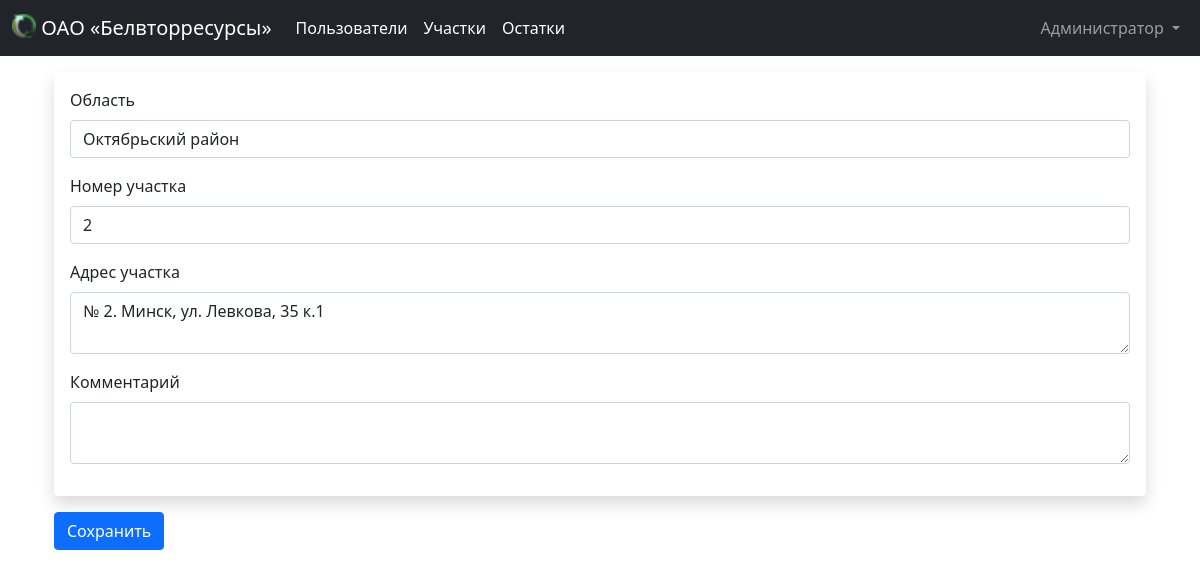
The page /bvr/sectors/update/957/ (signed in) on the database its author committed.
### bvr/models.py (models this page shows, shortened)
class CustomUser(AbstractUser):
    sector = models.OneToOneField(ProcurementSector, on_delete=models.CASCADE, verbose_name="Sector", blank=True,
                                  null=True)
    class Meta:
        verbose_name = 'Пользователь'
        verbose_name_plural = 'Пользователи'
        ordering = ("username",)

class ProcurementSector(models.Model):
    district = models.ForeignKey(District, on_delete=models.CASCADE, verbose_name="District")
    sector_number = models.IntegerField(verbose_name="Sector Number")
    sector_address = models.TextField(verbose_name="Sector address")
    comments = models.TextField(verbose_name="Comments", blank=True, null=True)
    class Meta:
        verbose_name = 'Участок заготовки'
        verbose_name_plural = 'Участки заготовки'
        ordering = ("sector_number",)

### bvr/views.py (the view)
# urls.py: path('sectors/update/<sector_id>/', views.sector_update, name='sector-update-form'),
@login_required
def sector_update(request, sector_id):
    if request.method == 'POST':
        obj = get_object_or_404(ProcurementSector, pk=sector_id)
        form = ProcurementSectorForm(request.POST, instance=obj)
        if form.is_valid():
            form.save()
            back_path = request.session.get('back_path', '/')
            return HttpResponseRedirect(back_path)
        else:
            return render(request, 'bvr/sectors/sector_update_form.html', {'sector_form': form,
                                                                           'obj': obj,
                                                                           })
    else:
        obj = get_object_or_404(ProcurementSector, pk=sector_id)
        form = ProcurementSectorForm(instance=obj)
        return render(request, 'bvr/sectors/sector_update_form.html', {'sector_form': form,
                                                                       'obj': obj})

### bvr/forms.py
class ProcurementSectorForm(ModelForm):
    class Meta:
        model = ProcurementSector
        fields = '__all__'

### bvr/models.py (called while the page is built)
    def __str__(self):
        return self.district_name

### bvr/templates/bvr/sectors/sector_update_form.html (shortened to what this page needs)
{% extends 'base.html' %}
{% load widget_tweaks %}
{% load static %}
{% block content %}
    <div class="container">
        {% if request.user.is_superuser %}
            <form action="{% url 'bvr:sector-update-form' sector_id=obj.id %}" method="post"
                  class="needs-validation"
                  novalidate>{% csrf_token %}
                <div class="container my-3">
                    {% include 'bvr/sectors/common/input_form.html' %}
                    <div>
                        <button type="submit" class="btn btn-primary">Сохранить</button>
                    </div>
                </div>
            </form>
        {% else %}
            У Вас недостаточно прав для
            просмотра этой страницы
        {% endif %}
    </div>
{% endblock %}

### templates/base.html (shortened to what this page needs)
<!doctype html>
{% load static %}
<html lang="ru">
<head>
    <link rel="stylesheet" href="{% static 'bvr/css/bootstrap_5/bootstrap.css' %}">
    <link rel="stylesheet" href="{% static 'bvr/css/select2.css' %}"/>
    <link rel="stylesheet" href="{% static 'bvr/css/fontawesome/fontawesome.css' %}">
    <link rel="stylesheet" href="{% static 'bvr/css/fontawesome/css/all.css' %}">
</head>
<body>
<nav class="navbar navbar-expand-lg navbar-dark bg-dark">
    <div class="container-fluid">
        <a class="navbar-brand" href="#">
            <img src="{% static 'bvr/img/favicon.ico' %}" alt="" width="24" height="24"
                 class="d-inline-block align-text-top">
            ОАО «Белвторресурсы»
        </a>
        <div class="collapse navbar-collapse" id="navbarSupportedContent">
            <ul class="navbar-nav me-auto mb-2 mb-lg-0">
                {% if request.user.is_superuser %}
                    <li class="nav-item">
                        <a class="nav-link active" aria-current="page" href="{% url 'bvr:users' %}">Пользователи</a>
                    </li>
                    <li class="nav-item">
                        <a class="nav-link active" aria-current="page" href="{% url 'bvr:sectors' %}">Участки</a>
                    </li>
                    <li class="nav-item">
                        <a class="nav-link active" aria-current="page" href="{% url 'bvr:remains' %}">Остатки</a>
                    </li>
                {% endif %}
            </ul>
            <ul class="navbar-nav ms-auto mb-2 mb-lg-0">
                <li class="nav-item dropdown">
                    <a class="nav-link dropdown-toggle" href="#" id="navbarDropdown" role="button"
                       data-bs-toggle="dropdown" aria-expanded="false">
                        {% if user.last_name %}
                            {{ user.last_name }} {{ user.first_name }}
                        {% else %}
                            {{ user.username }}
                        {% endif %}
                    </a>
                </li>
            </ul>
        </div>
    </div>
</nav>
{% block content %}{% endblock %}
</body>
</html>

### bvr/templates/bvr/sectors/common/input_form.html (shortened to what this page needs)
{% load widget_tweaks %}
{% load static %}
<div>
    <div class="shadow p-3 mb-3 bg-body rounded">
        <div class="row">
            <div class="col-lg-12">
                <div class="mb-3">
                    <label class="form-label">Область</label><br>
                    {% render_field sector_form.district class+="form-control" %}
                </div>
            </div>
        </div>
        <div class="row">
            <div class="col-lg-12">
                <div class="mb-3">
                    <label class="form-label">Номер участка</label><br>
                    {% render_field sector_form.sector_number class+="form-control" %}
                </div>
            </div>
        </div>
        <div class="row">
            <div class="col-lg-12">
                <div class="mb-3">
                    <label class="form-label">Адрес участка</label><br>
                    {% render_field sector_form.sector_address class+="form-control" rows=2 %}
                </div>
            </div>
        </div>
        <div class="row">
            <div class="col-lg-12">
                <div class="mb-3">
                    <label class="form-label">Комментарий</label><br>
                    {% render_field sector_form.comments class+="form-control" rows=2 %}
                </div>
            </div>
        </div>
    </div>
</div>

### rows shown on the page
CustomUser: last_name "Администратор"
ProcurementSector: district "Октябрьский район", sector_number "2", sector_address "№ 2. Минск, ул. Левкова, 35 к.1"
